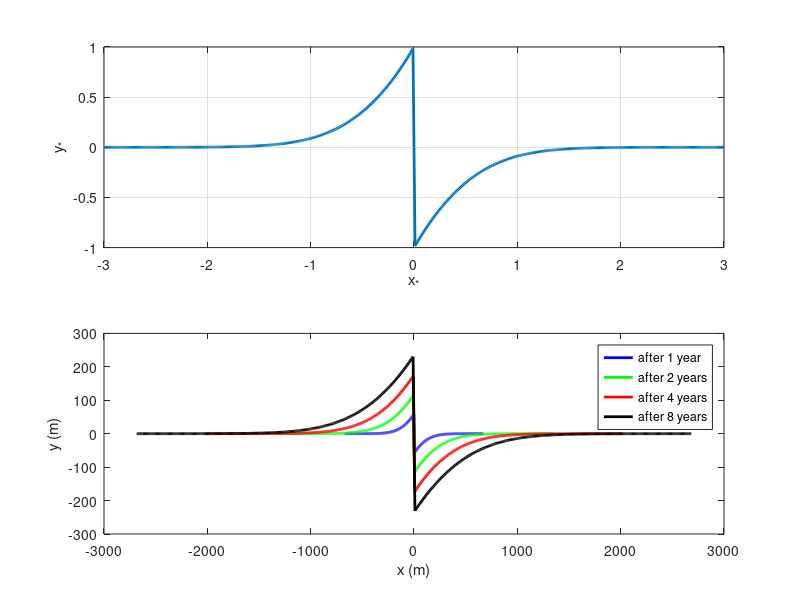

This figure's MATLAB source:
phiwave=20*pi/180;
dx=100;
sx=500000;S=sx*phiwave
d=10;

x1=-3:0.01:3
u1=abs(x1)
theta=1-erf(u1);
 y1=-(exp(-u1.^2)-u1.*theta*sqrt(pi)).*sign(x1);
 figure(2);
 subplot(211)
 plot(x1,y1,'linewidth',2);axis([-3 3 -1 1]);
 xlabel('x_*');ylabel('y_*');grid
a=sx/d;
subplot(212)
c=['b','g','r','k']
for i=1:4
    t=i^2;
    x=x1*sqrt(a*t)
    y=y1*sqrt(a*t/sqrt(pi))*phiwave
    plot(x,y,c(i),'linewidth',2);axis([-3000 3000 -300 300]); hold on
end
xlabel('x (m)');ylabel('y (m)');legend('after 1 year','after 2 years','after 4 years','after 8 years')
print('-depsc','pelnardgroin.eps')